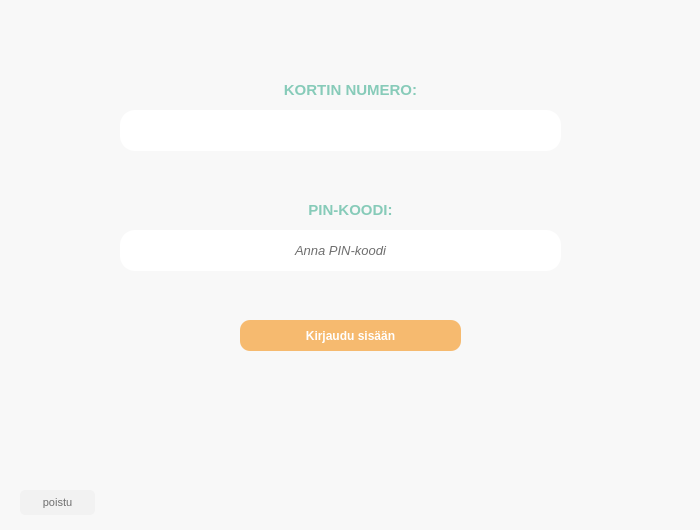
<?xml version="1.0" encoding="UTF-8"?>
<ui version="4.0">
 <class>login</class>
 <widget class="QDialog" name="login">
  <property name="geometry">
   <rect>
    <x>0</x>
    <y>0</y>
    <width>700</width>
    <height>530</height>
   </rect>
  </property>
  <property name="windowTitle">
   <string>Dialog</string>
  </property>
  <property name="styleSheet">
   <string notr="true">background-color: rgb(248,248,248);
color: rgb(110,110,110);</string>
  </property>
  <widget class="QLineEdit" name="lineEdit_kortti_nro">
   <property name="geometry">
    <rect>
     <x>120</x>
     <y>110</y>
     <width>441</width>
     <height>41</height>
    </rect>
   </property>
   <property name="font">
    <font>
     <pointsize>11</pointsize>
    </font>
   </property>
   <property name="autoFillBackground">
    <bool>false</bool>
   </property>
   <property name="styleSheet">
    <string notr="true">background-color: rgb(255,255,255);
border: 1px;
border-radius: 15px;</string>
   </property>
   <property name="frame">
    <bool>false</bool>
   </property>
   <property name="alignment">
    <set>Qt::AlignCenter</set>
   </property>
   <property name="readOnly">
    <bool>true</bool>
   </property>
  </widget>
  <widget class="QPushButton" name="nappi_kirjaudu">
   <property name="geometry">
    <rect>
     <x>240</x>
     <y>320</y>
     <width>221</width>
     <height>31</height>
    </rect>
   </property>
   <property name="font">
    <font>
     <bold>true</bold>
    </font>
   </property>
   <property name="styleSheet">
    <string notr="true">color: rgb(255,255,255);
text-transform: uppercase;
background-color: rgb(246, 186, 111);
border-color: rgb(145, 187, 145);
border: 2px;
border-radius: 10px;</string>
   </property>
   <property name="text">
    <string>Kirjaudu sisään</string>
   </property>
  </widget>
  <widget class="QWidget" name="verticalLayoutWidget">
   <property name="geometry">
    <rect>
     <x>0</x>
     <y>390</y>
     <width>711</width>
     <height>80</height>
    </rect>
   </property>
   <layout class="QVBoxLayout" name="verticalLayout">
    <item>
     <widget class="QLabel" name="label_kirjautumisinfo">
      <property name="font">
       <font>
        <pointsize>10</pointsize>
        <bold>true</bold>
        <strikeout>false</strikeout>
        <kerning>true</kerning>
       </font>
      </property>
      <property name="styleSheet">
       <string notr="true">color: rgb(236, 179, 144);</string>
      </property>
      <property name="text">
       <string/>
      </property>
      <property name="alignment">
       <set>Qt::AlignCenter</set>
      </property>
      <property name="margin">
       <number>5</number>
      </property>
     </widget>
    </item>
    <item>
     <widget class="QLabel" name="label_kirjautumisinfo_2">
      <property name="font">
       <font>
        <pointsize>10</pointsize>
        <bold>true</bold>
       </font>
      </property>
      <property name="styleSheet">
       <string notr="true">color: rgb(236, 179, 144);</string>
      </property>
      <property name="text">
       <string/>
      </property>
      <property name="alignment">
       <set>Qt::AlignCenter</set>
      </property>
     </widget>
    </item>
   </layout>
  </widget>
  <widget class="QLabel" name="otsikko_kortinnumero">
   <property name="geometry">
    <rect>
     <x>0</x>
     <y>80</y>
     <width>701</width>
     <height>20</height>
    </rect>
   </property>
   <property name="font">
    <font>
     <pointsize>11</pointsize>
     <bold>true</bold>
    </font>
   </property>
   <property name="styleSheet">
    <string notr="true">color: rgb(135, 203, 185);</string>
   </property>
   <property name="text">
    <string>KORTIN NUMERO:</string>
   </property>
   <property name="alignment">
    <set>Qt::AlignCenter</set>
   </property>
  </widget>
  <widget class="QLabel" name="otsikko_pinkoodi">
   <property name="geometry">
    <rect>
     <x>0</x>
     <y>200</y>
     <width>701</width>
     <height>20</height>
    </rect>
   </property>
   <property name="font">
    <font>
     <pointsize>11</pointsize>
     <bold>true</bold>
    </font>
   </property>
   <property name="styleSheet">
    <string notr="true">color: rgb(135, 203, 185);</string>
   </property>
   <property name="text">
    <string>PIN-KOODI:</string>
   </property>
   <property name="alignment">
    <set>Qt::AlignCenter</set>
   </property>
  </widget>
  <widget class="QPushButton" name="addPin">
   <property name="geometry">
    <rect>
     <x>120</x>
     <y>230</y>
     <width>441</width>
     <height>41</height>
    </rect>
   </property>
   <property name="font">
    <font>
     <pointsize>10</pointsize>
     <italic>true</italic>
     <kerning>false</kerning>
    </font>
   </property>
   <property name="autoFillBackground">
    <bool>false</bool>
   </property>
   <property name="styleSheet">
    <string notr="true">background-color: rgb(255,255,255);
border: 5px;
border-color: rgb(135, 203, 185);
border-radius: 15px;</string>
   </property>
   <property name="text">
    <string>Anna PIN-koodi</string>
   </property>
   <property name="autoDefault">
    <bool>false</bool>
   </property>
   <property name="default">
    <bool>false</bool>
   </property>
   <property name="flat">
    <bool>false</bool>
   </property>
  </widget>
  <widget class="QPushButton" name="pushButton_poistu">
   <property name="geometry">
    <rect>
     <x>20</x>
     <y>490</y>
     <width>75</width>
     <height>25</height>
    </rect>
   </property>
   <property name="font">
    <font>
     <pointsize>8</pointsize>
    </font>
   </property>
   <property name="styleSheet">
    <string notr="true">background-color: rgb(242,242,242);
border-radius: 5px;</string>
   </property>
   <property name="text">
    <string>poistu</string>
   </property>
  </widget>
 </widget>
 <resources/>
 <connections/>
</ui>
